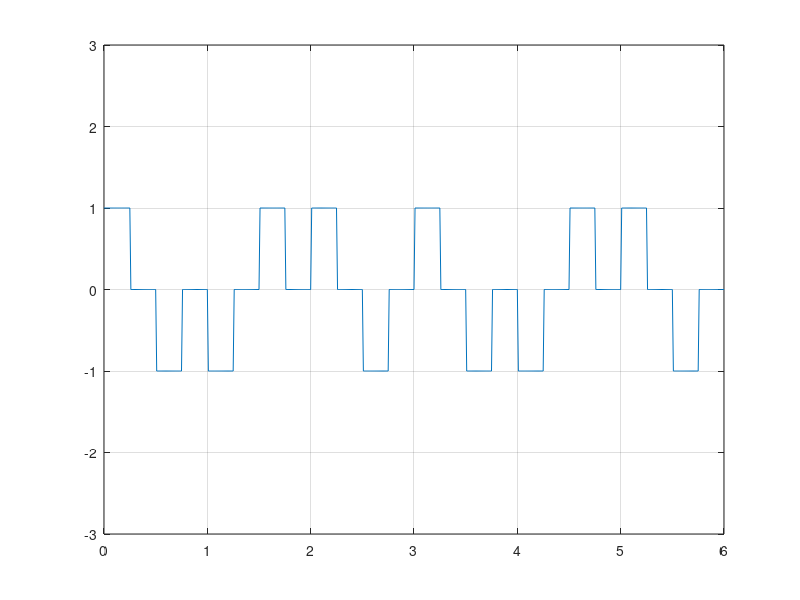

This figure's MATLAB source:
clear;
bits = [1,0,0,1,1,0,1,0,0,1,1,0];

prev_Vol=-1;
amp=1;
amp=prev_Vol*amp;
tmp=amp;
bit =length(bits);
bit_rate = 2;
Time=bit/bit_rate;

sampling_frequency = 100;
in=1;
for i = 1:length(bits)
    if(bits(i)==0) 
        amplitude(in) = amp;
        amplitude(in+1)=0;
    else 
        amplitude(in) = -amp;
        amplitude(in+1)=0;
    end
     in = in + 2;
end

amp=tmp;
bit_rate = bit_rate*2;
time = 0:.01:Time;

x = 1;

for i = 1:length(time)
    y_value(i)= amplitude(x);
    if time(i)*bit_rate>=x
        x= x+1;
    end
end

plot(time,y_value );
axis([0 Time -3 3]);
grid on;

i=1;
in=1;
st=1;
for j=1:length(time)
  if time(j)*bit_rate>=i
      if mod(in,2)==1
          if y_value(j) ==amp
            ans_bits(st)=0;
          else 
            ans_bits(st)=1;
          end 
          st = st + 1;
      end
      i=i+1;
      in= in+1;
  end
 end

 disp('Demodulation : ')
 disp(ans_bits)
